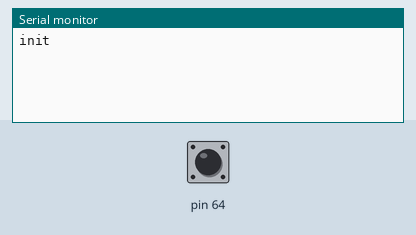
Bench run of a sketch on a simulated Teensy 4. Parts: the last lines printed to the serial monitor. The test bench sets the inputs (shaded band); at power-on: pin 64 HIGH.

Above: at 1.2 s.
1.3 s: pin 64 pulled LOW for 0.15 s
At 1.44 s:
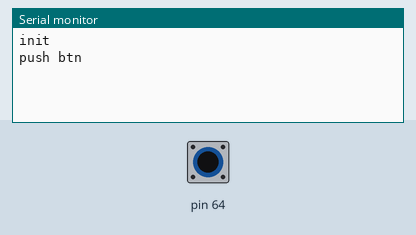
At 2.3 s:
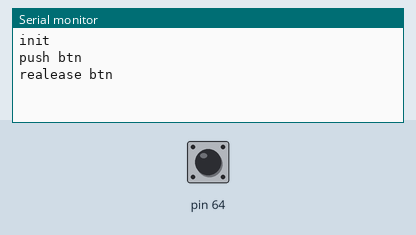

Measured:
- after the input at 1.3 s, the serial monitor: prints a new line at once (image 1)

The sketch:

test_MCP23017.ino
```cpp
#define BTN_NUM_COL  	1
#define BTN_NUM_ROW 	1

#include "Bounce_array.h"
#include <Adafruit_MCP23017.h>
#include <i2c_t3.h>

#define BOUNCE_TIME	5
#define NR_CBCK		3

typedef uint8_t (*cbck_fct_rd)(uint8_t pin);
cbck_fct_rd cbck_fct_rd_arr[NR_CBCK];
Adafruit_MCP23017 mcp;
uint8_t btn_col_idx;


int init_rd_cbck(cbck_fct_rd fct_ptr, uint8_t fct_id){
	int res = 1;
	if(fct_id < NR_CBCK){
		res = 0;
		cbck_fct_rd_arr[fct_id] = fct_ptr;
	}
	return res;
}

uint8_t mcp_digitalRead(uint8_t pin, uint8_t fct_id){
	return cbck_fct_rd_arr[fct_id](pin);
}


//static uint8_t btn_select_pins[BTN_NUM_COL] = {0,1,2,3,4,5,6,7}; // ground switch
//static uint8_t btn_read_pins[BTN_NUM_ROW] = {8,9,10,11,12,13,14,15};

static uint8_t btn_select_pins[BTN_NUM_COL] = {0}; // ground switch
static uint8_t btn_read_pins[BTN_NUM_ROW] = {0};


static ArrBounce btn_row[BTN_NUM_COL];

uint8_t selected_col;

uint8_t btn_matrix_digitalRead(uint8_t pin){
	return mcp.digitalRead(pin);
}

static void init(){
	int i = 0;
	selected_col = 0;

	Serial.println("init");
	init_rd_cbck(btn_matrix_digitalRead, 0);

	mcp.begin(0x0);
//	Wire.setClock(1000000);

	for(i=0;i<BTN_NUM_COL;i++){
		btn_row[i].init_ArrBounce(btn_read_pins, BOUNCE_TIME, BTN_NUM_ROW, &mcp_digitalRead, 0);
	}

/*
	for (i=0;i<BTN_NUM_COL;i++){
		mcp.pinMode(btn_select_pins[i], OUTPUT);
		mcp.digitalWrite(btn_select_pins[i], HIGH);
	}
*/
	// button row input lines
	for (i=0;i<BTN_NUM_ROW;i++){
		mcp.pinMode(0, INPUT);
		mcp.pullUp(0, HIGH);
	}

}
static void scan(){
	uint8_t i;
	if(btn_row[btn_col_idx].update(i)){
		if(btn_row[btn_col_idx].read(i) == HIGH){
			Serial.println("realease btn ");
		} else {
			Serial.println("push btn ");
		}
	}
/*
// 	Select current columns

	mcp.digitalWrite(btn_select_pins[btn_col_idx], LOW);

// 	Read the button inputs

	for (i=0; i<BTN_NUM_ROW; i++){
		if(btn_row[btn_col_idx].update(i)){
			if(btn_row[btn_col_idx].read(i) == HIGH){
				Serial.print("realease btn ");
				Serial.println(selected_col*BTN_NUM_ROW + i);
			} else {
				Serial.print("push btn ");
				Serial.println(selected_col*BTN_NUM_ROW + i);
			}
		}
	}
	mcp.digitalWrite(btn_select_pins[btn_col_idx], HIGH);
	btn_col_idx = (btn_col_idx+1)%BTN_NUM_COL;
*/
}

void setup(){
	init();
}

int loop_cnt;
void loop(){
	if(loop_cnt >= 100000){
//		Serial.print("loop ");
//		Serial.println(mcp.digitalRead(0));
		loop_cnt = 0;
	}
	else {
		loop_cnt++;
	}
	scan();
}
```

Bounce_array.cpp
```cpp
// Please read Bounce2.h for information about the liscence and authors

#if defined(ARDUINO) && ARDUINO >= 100
#include "Arduino.h"
#else
#include "WProgram.h"
#endif
#include "Bounce_array.h"

#define DEBOUNCED_STATE 0
#define UNSTABLE_STATE  1
#define STATE_CHANGED   3

static uint8_t (*dig_read)(uint8_t, uint8_t);

void ArrBounce::init_ptrfunc(uint8_t (*rd_func)(uint8_t, uint8_t)){
//	ArrBounce::dig_read = rd_func;
	dig_read = rd_func;
}


ArrBounce::ArrBounce()
    : previous_millis(0)
    , interval_millis(10)
    , state(0)
    , pin(0)
{}

void ArrBounce::init_ArrBounce(uint8_t* pin_arr, unsigned long interval_millis, int size, uint8_t (*rd_func)(uint8_t, uint8_t), uint8_t c_id){
	this->size = size;
	interval(interval_millis);
	previous_millis = new unsigned long int[size];
	state = new unsigned char[size];
	pin = new unsigned char[size];
	cbck_id = c_id;
	attach(pin_arr, rd_func);
}


void ArrBounce::attach(uint8_t* pin_arr, uint8_t (*rd_func)(uint8_t, uint8_t)) {
	dig_read = rd_func;
	for(int i=0;i<this->size;i++){
		this->attach(pin_arr[i], i);
	}
}


void ArrBounce::attach(int pin, int idx) {
    this->pin[idx] = pin;
    state[idx] = 0;
//    if (digitalRead(pin)) {
    if (dig_read(pin, cbck_id)) {
        state[idx] = _BV(DEBOUNCED_STATE) | _BV(UNSTABLE_STATE);
    }
#ifdef BOUNCE_LOCK_OUT
    previous_millis[idx] = 0;
#else
    previous_millis[idx] = millis();
#endif
}

void ArrBounce::attach(int pin, int mode, int idx){
  pinMode(pin, mode);

  this->attach(pin, idx);
}

void ArrBounce::interval(uint16_t interval_millis)
{
    this->interval_millis = interval_millis;
}

bool ArrBounce::update(int idx)
{
#ifdef BOUNCE_LOCK_OUT
    state[idx] &= ~_BV(STATE_CHANGED);
    // Ignore everything if we are locked out
    if (millis() - previous_millis[idx] >= interval_millis) {
//        bool currentState = digitalRead(pin[idx]);
		bool currentState = dig_read(pin[idx], cbck_id);
        if ((bool)(state[idx] & _BV(DEBOUNCED_STATE)) != currentState) {
            previous_millis[idx] = millis();
            state[idx] ^= _BV(DEBOUNCED_STATE);
            state[idx] |= _BV(STATE_CHANGED);
        }
    }
    return state[idx] & _BV(STATE_CHANGED);

#elif defined BOUNCE_WITH_PROMPT_DETECTION
    // Read the state of the switch port into a temporary variable.

//	bool readState = digitalRead(pin[idx]);
	bool readState = dig_read(pin[idx], cbck_id);


    // Clear Changed State Flag - will be reset if we confirm a button state change.
    state[idx] &= ~_BV(STATE_CHANGED);

    if ( readState != (bool)(state[idx] & _BV(DEBOUNCED_STATE))) {
      // We have seen a change from the current button state.

      if ( millis() - previous_millis[idx] >= interval_millis ) {
	// We have passed the time threshold, so a new change of state is allowed.
	// set the STATE_CHANGED flag and the new DEBOUNCED_STATE.
	// This will be prompt as long as there has been greater than interval_misllis ms since last change of input.
	// Otherwise debounced state will not change again until bouncing is stable for the timeout period.
	state[idx] ^= _BV(DEBOUNCED_STATE);
	state[idx] |= _BV(STATE_CHANGED);
      }
    }

    // If the readState is different from previous readState, reset the debounce timer - as input is still unstable
    // and we want to prevent new button state changes until the previous one has remained stable for the timeout.
    if ( readState != (bool)(state[idx] & _BV(UNSTABLE_STATE)) ) {
	// Update Unstable Bit to macth readState
        state[idx] ^= _BV(UNSTABLE_STATE);
        previous_millis[idx] = millis();
    }
    // return just the sate changed bit
    return state[idx] & _BV(STATE_CHANGED);
#else

 //	Serial.print("dig_read(pin[idx]) " );
 	//Serial.println(dig_read(pin[idx]));


    // Read the state of the switch in a temporary variable.
//    bool currentState = digitalRead(pin[idx]);
    bool currentState = dig_read(pin[idx], cbck_id);

 //	Serial.print("digitalRead(pin[idx]) " );
 	//Serial.println(digitalRead(pin[idx]));


	//    bool currentState = dig_read(pin[idx]);
    state[idx] &= ~_BV(STATE_CHANGED);

    // If the reading is different from last reading, reset the debounce counter
    if ( currentState != (bool)(state[idx] & _BV(UNSTABLE_STATE)) ) {
        previous_millis[idx] = millis();
        state[idx] ^= _BV(UNSTABLE_STATE);
    } else
        if ( millis() - previous_millis[idx] >= interval_millis ) {
            // We have passed the threshold time, so the input is now stable
            // If it is different from last state, set the STATE_CHANGED flag
            if ((bool)(state[idx] & _BV(DEBOUNCED_STATE)) != currentState) {
                previous_millis[idx] = millis();
                state[idx] ^= _BV(DEBOUNCED_STATE);
                state[idx] |= _BV(STATE_CHANGED);
            }
        }

    return state[idx] & _BV(STATE_CHANGED);
#endif
}

bool ArrBounce::read(int idx)
{
    return state[idx] & _BV(DEBOUNCED_STATE);
}

bool ArrBounce::rose(int idx)
{
    return ( state[idx] & _BV(DEBOUNCED_STATE) ) && ( state[idx] & _BV(STATE_CHANGED));
}

bool ArrBounce::fell(int idx)
{
    return !( state[idx] & _BV(DEBOUNCED_STATE) ) && ( state[idx] & _BV(STATE_CHANGED));
}
```

Bounce_array.h
```cpp
// (licence header left out)
/* * * * * * * * * * * * * * * * * * * * * * * * * * * *
  Main code by Thomas O Fredericks (tof@t-o-f.info)
  Previous contributions by Eric Lowry, Jim Schimpf and Tom Harkaway
  * * * * * * * * * * * * * * * * * * * * * * * * * * * * */

#ifndef Bounce_array_h
#define Bounce_array_h


#if defined(ARDUINO) && ARDUINO >= 100
	#include <Arduino.h>
#else
	#include <WProgram.h>
#endif


// Uncomment the following line for "LOCK-OUT" debounce method
//#define BOUNCE_LOCK_OUT

// Uncomment the following line for "BOUNCE_WITH_PROMPT_DETECTION" debounce method
//#define BOUNCE_WITH_PROMPT_DETECTION

#include <inttypes.h>


class ArrBounce
{
 public:
    // Create an instance of the bounce library
    ArrBounce();

    void attach(uint8_t* pin_arr, uint8_t (*rd_func)(uint8_t, uint8_t));

    // Attach to a pin (and also sets initial state)
    void attach(int pin, int idx);

    // Attach to a pin (and also sets initial state) and sets pin to mode (INPUT/INPUT_PULLUP/OUTPUT)
    void attach(int pin, int mode, int idx);

    // Sets the debounce interval
    void interval(uint16_t interval_millis);

    // Updates the pin
    // Returns 1 if the state changed
    // Returns 0 if the state did not change
    bool update(int idx);

    // Returns the updated pin state
    bool read(int idx);

    // Returns the falling pin state
    bool fell(int idx);

    // Returns the rising pin state
    bool rose(int idx);

	void init_ptrfunc(uint8_t (*rd_func)(uint8_t,uint8_t));

	void init_ArrBounce(uint8_t* pin_arr, unsigned long interval_millis, int size, uint8_t (*rd_func)(uint8_t, uint8_t), uint8_t c_id);

    // Partial compatibility for programs written with Bounce version 1
    bool risingEdge(int idx) { return rose(idx); }
    bool fallingEdge(int idx) { return fell(idx); }
    ArrBounce(uint8_t* pin_arr, unsigned long interval_millis, int size, uint8_t (*rd_func)(uint8_t, uint8_t), uint8_t c_id) : ArrBounce() {
		this->size = size;
		interval(interval_millis);
		previous_millis = new unsigned long int[size];
		state = new unsigned char[size];
        pin = new unsigned char[size];
		cbck_id = c_id;
		attach(pin_arr, rd_func);
	}

 protected:
    unsigned long* previous_millis;
    uint16_t interval_millis;
    uint8_t* state;
    uint8_t* pin;
	int size;
	uint8_t cbck_id;
};

#endif
```
